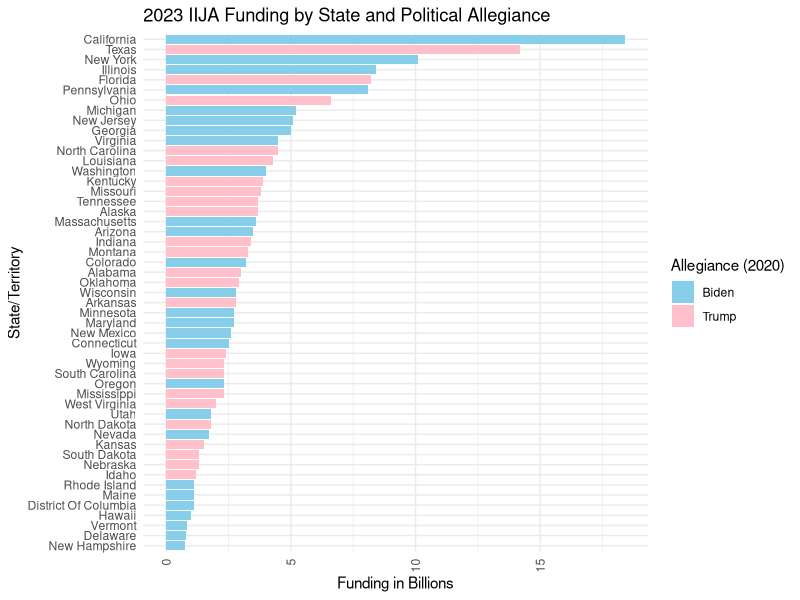
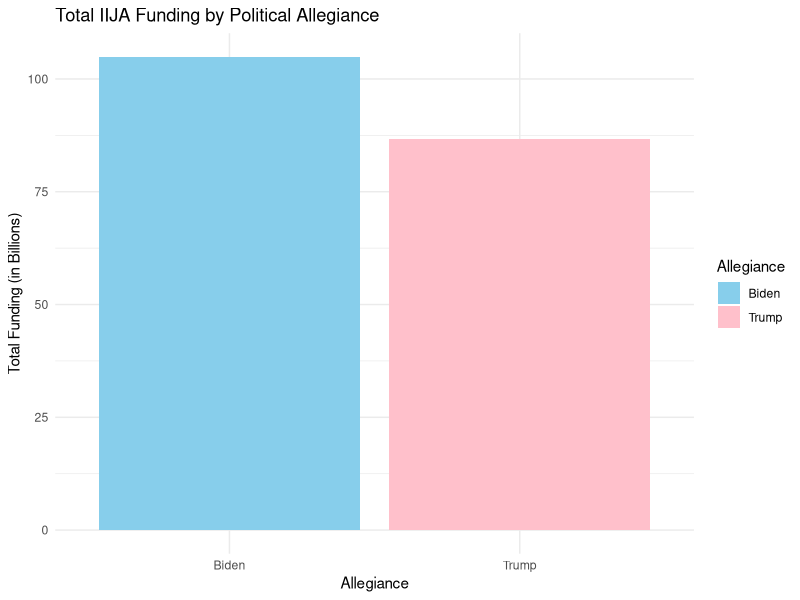
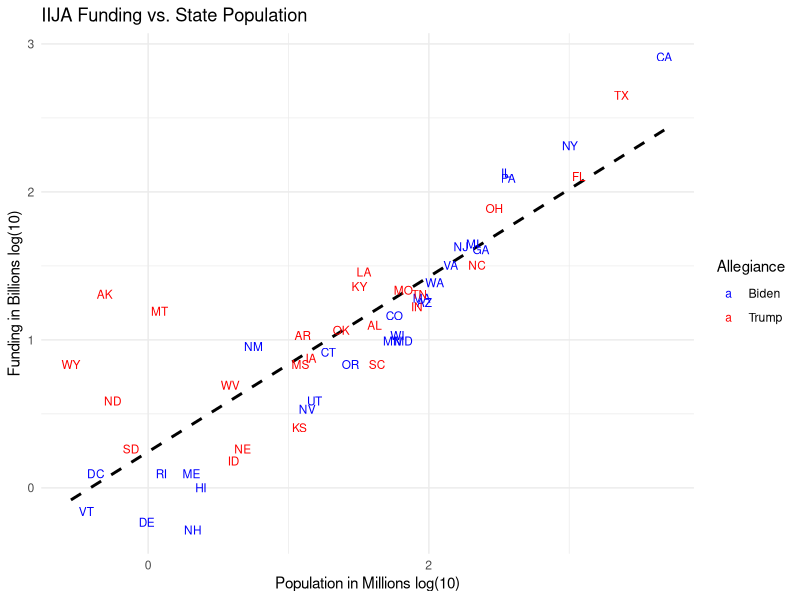
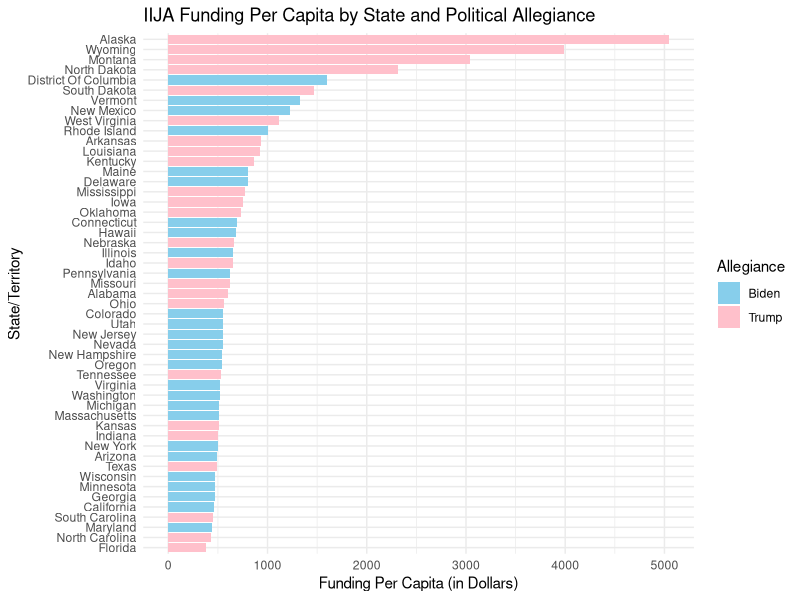
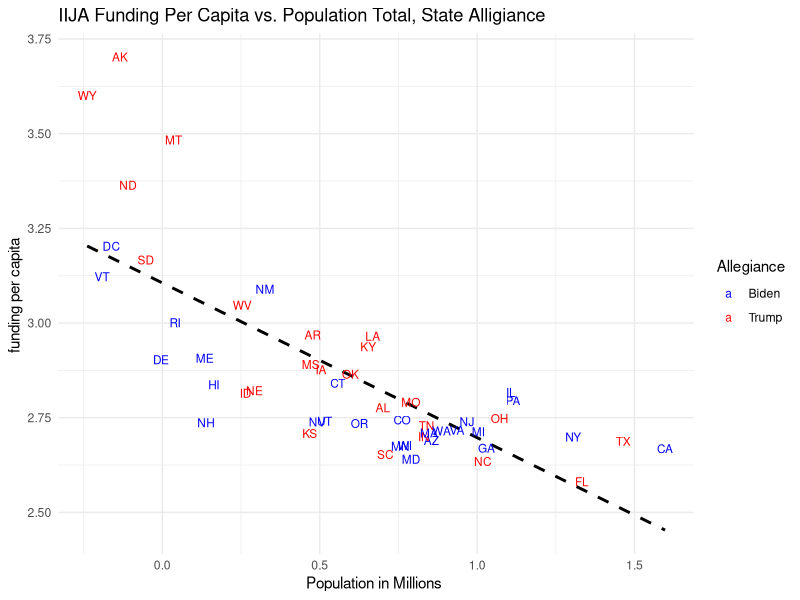

These figures' R source, in order:
## ---- chunk 1
library(tidyverse)
library(readxl)

knitr::opts_chunk$set(echo = TRUE, warning = FALSE, message = FALSE)

## ---- chunk 2
iija_funding<-read_excel("iija2023.xlsx")
# Rename columns

iija_funding <- iija_funding |>
  rename(
    State_Territory = `State, Teritory or Tribal Nation`, 
    funding_in_billions = `Total (Billions)`
  )
iija_funding|>
  arrange(desc(funding_in_billions))
# Calculate the total IIJA funds distributed
total_iija_fund_distributed2023 <- sum(iija_funding$funding_in_billions, na.rm = TRUE)

# Print the total distributed funds
print(total_iija_fund_distributed2023)
## ---- chunk 3
usa_state_territory_pop2020<-read_excel("usa_pop2020.xlsx")
usa_elec_votes2020 <- read_excel("2020_electoral_votes.xlsx")
usa_elec_votes2020
usa_state_territory_pop2020
iija_funding

## ---- chunk 4


# Standardize state/territory names in usa_state_territory_pop
usa_state_territory_pop2020 <- usa_state_territory_pop2020 %>%
  mutate(State_territory = str_trim(State_Territory),  # Remove leading/trailing spaces
         State_Territory = str_to_title(State_Territory))  # Convert to title case

# Standardize state/territory names in usa_state_territory_pop
iija_funding <- iija_funding %>%
  mutate(State_Territory = str_trim(State_Territory),  # Remove leading/trailing spaces
         State_Territory = str_to_title(State_Territory))

# Check for mismatches
sdif <- setdiff(usa_state_territory_pop2020$State_Territory, iija_funding$State_Territory)

# Print mismatched names (if any)
print(sdif)

## ---- chunk 5
library(dplyr)
#Delaware is misspelled in the IIJA table and need to match "Northern Mariana Islands" in pop table.
# Correct the state name in iija_funding
iija_funding <- iija_funding %>%
  mutate(State_Territory = ifelse(State_Territory == "Deleware", "Delaware", State_Territory))

usa_state_territory_pop2020<- usa_state_territory_pop2020 %>%
  mutate(State_Territory = ifelse(State_Territory == "Common Wealth Of Northern Mariana Islands", "Northern Mariana Islands", State_Territory))
sdif <- setdiff(usa_state_territory_pop2020$State_Territory, iija_funding$State_Territory)

# Print mismatched names (if any)
print(sdif)
usa_state_territory_pop2020 <- usa_state_territory_pop2020 %>%
  mutate(State_Territory = str_trim(State_Territory),  # Remove leading/trailing spaces
         State_Territory = str_to_title(State_Territory))  # Convert to title case

# Standardize state/territory names in usa_state_territory_pop
iija_funding <- iija_funding %>%
  mutate(State_Territory = str_trim(State_Territory),  # Remove leading/trailing spaces
         State_Territory = str_to_title(State_Territory))

usa_state_territory_pop2020 <- usa_state_territory_pop2020 %>%
  select(-State_territory)
## ---- chunk 6
# turning na to 0
usa_elec_votes2020 <- usa_elec_votes2020 %>%
  mutate(across(everything(), ~ replace(., is.na(.), 0)))
# Add 'allegiance' column based on electoral votes
usa_elec_votes2020 <- usa_elec_votes2020 %>%
  mutate(Allegiance = case_when(
    `Biden Electoral Votes` > `Trump Electoral Votes` ~ "Biden",
    `Trump Electoral Votes` > `Biden Electoral Votes` ~ "Trump",
    TRUE ~ "Tie"  # Handles cases where both have equal votes
  ))

# View the updated dataset
head(usa_elec_votes2020)


## ---- chunk 7
# Extract State_Territory from usa_state_territory_pop2020
State_Names <- usa_state_territory_pop2020 %>%
  select(State_Territory) %>%
  mutate(index = row_number())  # Corrected assignment

# Add index column to usa_elect_votes2020
usa_elec_votes2020 <- usa_elec_votes2020 %>%
  mutate(index = row_number())  # Corrected assignment

# View first few rows to check
head(State_Names)
head(usa_elec_votes2020)
elect <- usa_elec_votes2020 %>%
  left_join(State_Names, by = "index")
elect<-elect|>
  select(State,State_Territory,Allegiance,)
elect<- elect %>%
  slice(-n())
  
head(elect)

## ---- chunk 8
# Joining the data sets 
my_data <- elect%>%
  inner_join(usa_state_territory_pop2020, by = "State_Territory") %>%
  inner_join(iija_funding, by = "State_Territory")
my_data
## ---- chunk 9

my_data %>%
  ggplot(aes(y = reorder(State_Territory, funding_in_billions), x = funding_in_billions, fill = Allegiance)) +  
  geom_bar(stat = "identity") +  
  scale_fill_manual(values = c("Biden" = "skyblue", "Trump" = "pink")) +  
  theme_minimal() +  
  theme(
    axis.text.x = element_text(angle = 90, hjust = 1, vjust = 0.5)  # Fix tick text alignment
  ) +
  labs(
    title = "2023 IIJA Funding by State and Political Allegiance",
    x = "Funding in Billions",
    y = "State/Territory",
    fill = "Allegiance (2020)"
  )
## ---- chunk 10
funding_summary <- my_data %>%
  group_by(Allegiance) %>%
  summarize(total_funding = sum(funding_in_billions, na.rm = TRUE))

# Plot the total funding by Allegiance
ggplot(funding_summary, aes(x = Allegiance, y = total_funding, fill = Allegiance)) +
  geom_bar(stat = "identity") +
  scale_fill_manual(values = c("Biden" = "skyblue", "Trump" = "pink")) +
  labs(
    title = "Total IIJA Funding by Political Allegiance",
    x = "Allegiance",
    y = "Total Funding (in Billions)",
    fill = "Allegiance"
  ) +
  theme_minimal()
## ---- chunk 11
ggplot(my_data, aes(x = log(Total_Population/1000000), y = log(funding_in_billions), color = Allegiance, label = State)) +
 
  geom_smooth(method = "lm", color = "black", linetype = "dashed", se = FALSE)+
  geom_text(vjust = 0.5, hjust = 0.5, size = 3) +  # Labels slightly above the points
  scale_color_manual(values = c("Biden" = "blue", "Trump" = "red")) +  # Custom colors
  labs(
    title = "IIJA Funding vs. State Population",
    x = "Population in Millions log(10)",
    y = "Funding in Billions log(10)",
    color = "Allegiance"
  ) +
  scale_x_continuous(breaks = seq(0, max(my_data$Total_Population/1000000), by = 2))+

  

  theme_minimal()  # Clean theme
## ---- chunk 12
# Compute funding per capita (in dollars)
my_data <- my_data %>%
  mutate(funding_per_capita = (funding_in_billions * 10^9) / Total_Population)  

# Create bar plot
ggplot(my_data, aes(x = reorder(State_Territory, funding_per_capita), y = funding_per_capita, fill = Allegiance)) +
  geom_bar(stat = "identity") +
  scale_fill_manual(values = c("Biden" = "skyblue", "Trump" = "pink")) +  
  coord_flip() +  
  labs(
    title = "IIJA Funding Per Capita by State and Political Allegiance",
    x = "State/Territory",
    y = "Funding Per Capita (in Dollars)",  
    fill = "Allegiance"
  ) +
  theme_minimal()
## ---- chunk 13
ggplot(my_data, aes(x = log10(Total_Population/1000000), y = log10(funding_per_capita), color = Allegiance, label = State)) +

  geom_smooth(method = "lm", color = "black", linetype = "dashed", se = FALSE)+
  geom_text(vjust = 0.5, hjust = 0.5, size = 3) +  # Labels slightly above the points
  scale_color_manual(values = c("Biden" = "blue", "Trump" = "red")) +  # Custom colors
  labs(
    title = "IIJA Funding Per Capita vs. Population Total, State Alligiance",
    x = "Population in Millions ",
    y = "funding per capita ",
    color = "Allegiance"
  ) +

  

  theme_minimal()  # Clean theme
